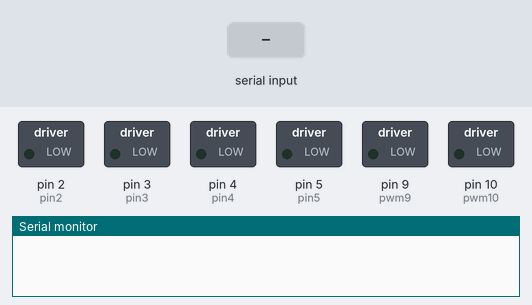
Recording of a sketch running on a simulated Arduino Uno, built with avr-gcc and run on an emulated ATmega328P. Parts: switched loads named in the sketch (green lamp = pin HIGH), the last lines printed to the serial monitor. Inputs (shaded band) come from the test bench.

Above: at 1.2 s.
1.3 s: "1" received over Serial
At 1.6 s:
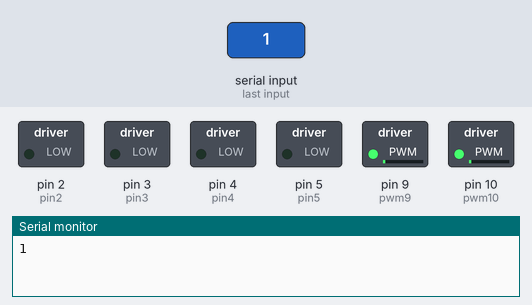
2.8 s: byte 113 ('q') received over Serial
At 3.9 s:
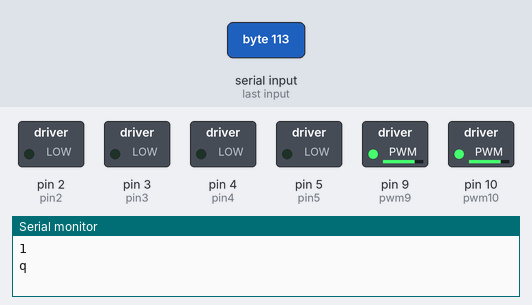
4.3 s: byte 70 ('F') received over Serial
At 5.1 s:
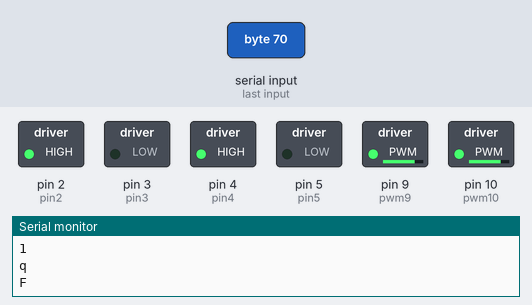
5.8 s: byte 66 ('B') received over Serial
At 6.2 s:
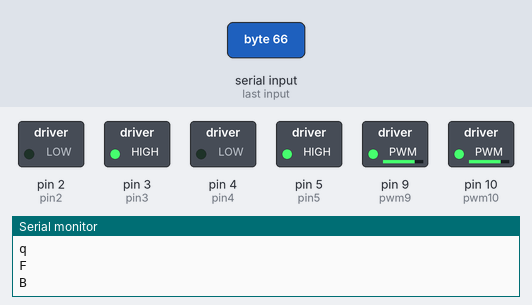
7.3 s: byte 76 ('L') received over Serial
At 8.5 s:
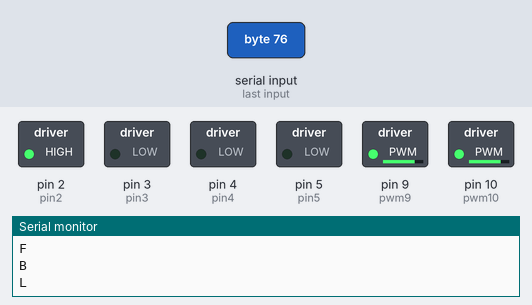
8.8 s: byte 82 ('R') received over Serial
At 9.7 s:
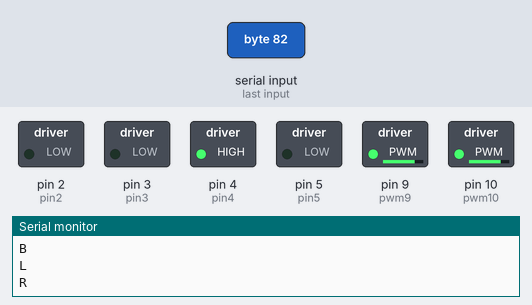
Timing chart, 0 to 11.3 s (numbered marks = the images above; inputs shaded):
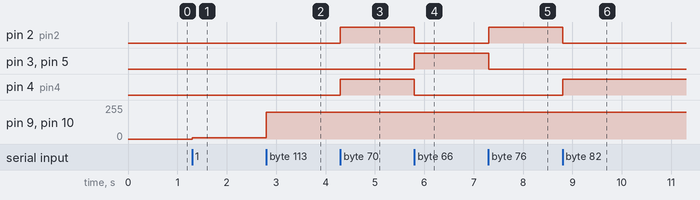

Measured:
- after the input at 1.3 s, pin 9 (pwm9), pin 10 (pwm10): 0/255 → 10/255 at once
- after the input at 2.8 s, pin 9 (pwm9), pin 10 (pwm10): 10/255 → 200/255 at once
- after the input at 4.3 s, pin 2 (pin2), pin 4 (pin4): LOW → HIGH at once
- after the input at 5.8 s, pin 2 (pin2), pin 4 (pin4): HIGH → LOW at once; pin 3 (pin3), pin 5 (pin5): LOW → HIGH at once
- after the input at 7.3 s, pin 2 (pin2): LOW → HIGH at once; pin 3 (pin3), pin 5 (pin5): HIGH → LOW at once
- after the input at 8.8 s, pin 2 (pin2): HIGH → LOW at once; pin 4 (pin4): LOW → HIGH at once

The sketch:

robot_car.ino
```cpp
int pin2 = 2;
int pin3 = 3;

int pin4 = 4;
int pin5 = 5;

int pwm9 = 9;
int pwm10 = 10;

void setup() {
  // put your setup code here, to run once:
  pinMode(pin2, OUTPUT);
  pinMode(pin3, OUTPUT);

  pinMode(pin4, OUTPUT);
  pinMode(pin5, OUTPUT);

  pinMode(pwm9, OUTPUT);
  pinMode(pwm10, OUTPUT);

  Serial.begin(9600);
}

void loop() {
  // put your main code here, to run repeatedly:

  if(Serial.available()>0){
    char data = Serial.read();

   //speed
   if(data == '0'){
     analogWrite(pwm10, 0);
     analogWrite(pwm9, 0);
   }
     if(data == '1'){
     analogWrite(pwm10, 10);
     analogWrite(pwm9, 10);
   }
     if(data == '2'){
     analogWrite(pwm10, 20);
     analogWrite(pwm9, 20);
   }
     if(data == '3'){
     analogWrite(pwm10, 30);
     analogWrite(pwm9, 30);
   }
     if(data == '4'){
     analogWrite(pwm10, 40);
     analogWrite(pwm9, 40);
   }
     if(data == '5'){
     analogWrite(pwm10, 50);
     analogWrite(pwm9, 50);
   }
     if(data == '6'){
     analogWrite(pwm10, 60);
     analogWrite(pwm9, 60);
   }
     if(data == '7'){
     analogWrite(pwm10, 70);
     analogWrite(pwm9, 70);
   }
     if(data == '8'){
     analogWrite(pwm10, 80);
     analogWrite(pwm9, 80);
   }
     if(data == '9'){
     analogWrite(pwm10, 90);
     analogWrite(pwm9, 90);
   }
     if(data == 'q'){
     analogWrite(pwm10, 200);
     analogWrite(pwm9, 200);
   }

     //stop
    if(data == 'D'){
     digitalWrite(pin2, LOW);
     digitalWrite(pin3, LOW);
     digitalWrite(pin4, LOW);
     digitalWrite(pin5, LOW);
    }

   //Forward
    if(data == 'F'){
     digitalWrite(pin2, HIGH);
     digitalWrite(pin3, LOW);
     digitalWrite(pin4, HIGH);
     digitalWrite(pin5, LOW);
    }

  //Backward
    if(data == 'B'){
     digitalWrite(pin3, HIGH);
     digitalWrite(pin2, LOW);
     digitalWrite(pin5, HIGH);
     digitalWrite(pin4, LOW);
    }

    if(data == 'L'){
   //Left
     digitalWrite(pin2, HIGH);
     digitalWrite(pin3, LOW);

     digitalWrite(pin4, LOW);
     digitalWrite(pin5, LOW);
    }

    if(data == 'R'){
   //Right
     digitalWrite(pin2, LOW);
     digitalWrite(pin3, LOW);

     digitalWrite(pin4, HIGH);
     digitalWrite(pin5, LOW);
    }

     Serial.println(data);
  }

}
```
